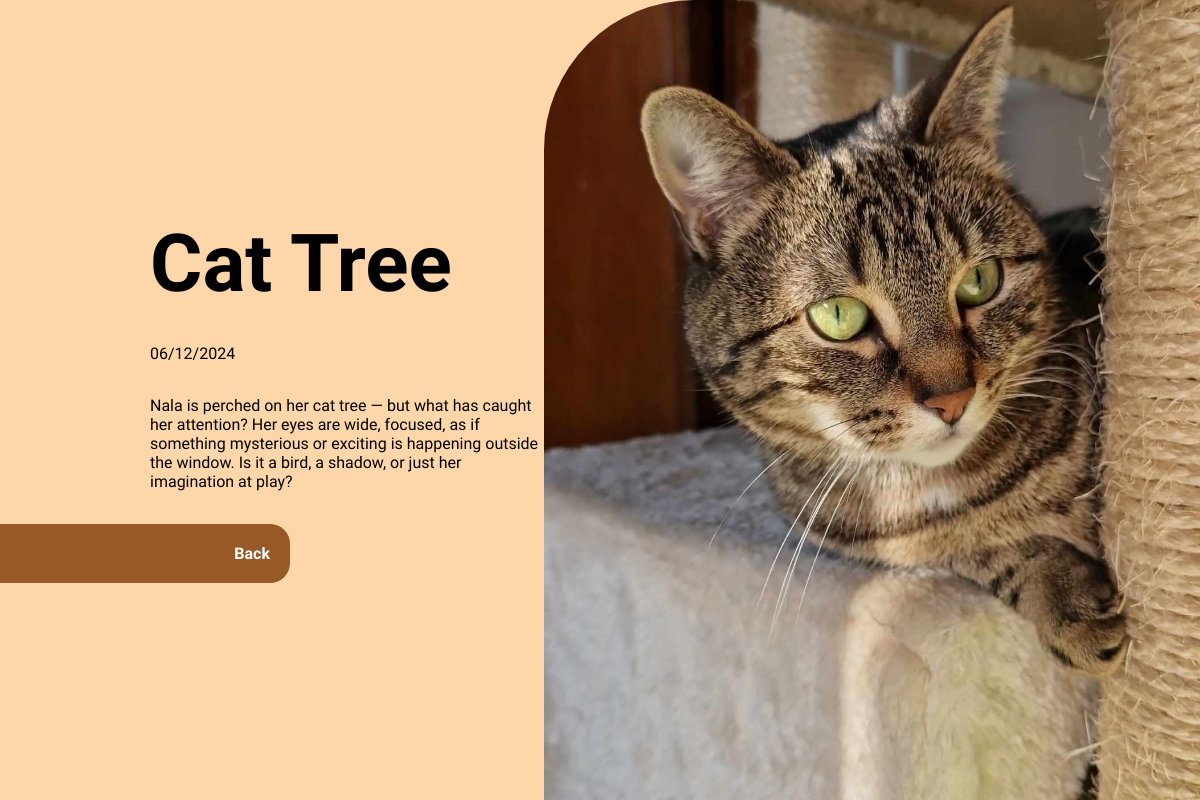
Page /infos.php?id=1 on the committed database.
### tables this page shows
CREATE TABLE IF NOT EXISTS `infos` (
  `id` int NOT NULL AUTO_INCREMENT,
  `photo` varchar(100) NOT NULL,
  `titre` varchar(100) NOT NULL,
  `date` date NOT NULL,
  `description` varchar(255) NOT NULL,
  PRIMARY KEY (`id`)
);

### infos.php (the view, shortened to what this page needs)
<?php
    require "connexion.php";
    if(isset($_GET['id']) AND is_numeric($_GET['id']))
    {
        $id =htmlspecialchars($_GET['id']);
    }else{
        header("LOCATION:index.php");
        exit();
    }
    $req = $bdd ->prepare ("SELECT titre, photo,DATE_FORMAT(date,'%d/%m/%Y') as mydate,description FROM infos WHERE id=?");
    $req ->execute([$id]);
    $don = $req->fetch(PDO::FETCH_ASSOC);
?>
<!DOCTYPE html>
<html lang="en">
<head>
    <link rel="stylesheet" href="style.css">
</head>
<body>
    <div class="slide" id="infos">
        <div class="containinfo">
            <h2>
                <?= $don['titre'] ?>
            </h2>
            <div class="date">
            <?= $don['mydate'] ?>
            </div>
            <p>
                <?= $don['description'] ?>
            </p>
            <a href="index.php">Back</a>
        </div>
        <div class="photo">
            <img src="images/<?= ($don['photo']) ?>" alt="image de  <?= ($don['titre'])?>">
        </div>
    </div>
</body>
</html>

### style.css (style rules this page uses)
* { margin: 0; padding: 0; font-family: "Tuffy", sans-serif; scroll-behavior: smooth; }
body { background-color: rgb(255, 255, 255); }
.slide { width: 100%; min-height: 100vh; display: flex; justify-content: center; align-items: center; }
#infos { background-color: rgb(253, 214, 169); justify-content: space-between; object-fit: contain; overflow-y: hidden; height: 100vh; }
.photo { width:800px; height: 100%; object-fit: cover; overflow: hidden; border-top-left-radius: 150px; align-self: flex-end; }
.photo img { width: 100%; height: 100%; object-position: center; object-fit: cover; }
.containinfo { width: 40%; margin-left: 150px; justify-content: space-around; display: flex; flex-direction: column; height: 400px; }
.containinfo h2 { font-size: 80px; }
.containinfo a { text-decoration: none; color: white; background-color: rgb(151, 89, 38); padding: 20px; width: 250px; margin-left: -150px; display: flex; justify-content: flex-end; font-weight: bolder; border-top-right-radius: 20px ; border-bottom-right-radius: 20px ; transition: all 1s; }

### rows in the picture
infos: titre "Cat Tree", description "Nala is perched on her cat tree — but what has caught her attention? Her eyes are wide, focused, as if something mysterious or exciting is happening outside the window. Is it a bird, a shadow, or just her imagination at play?", photo (picture)

### other values in the picture
$don['mydate'] "06/12/2024"
